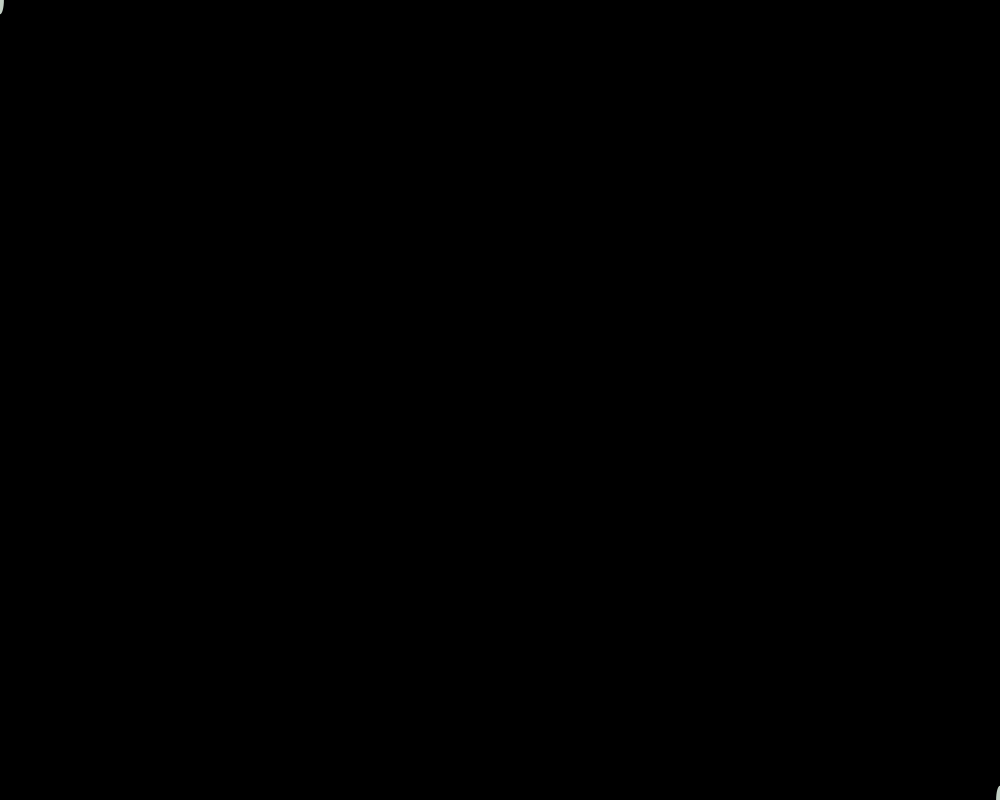
Frame 1 (no input)
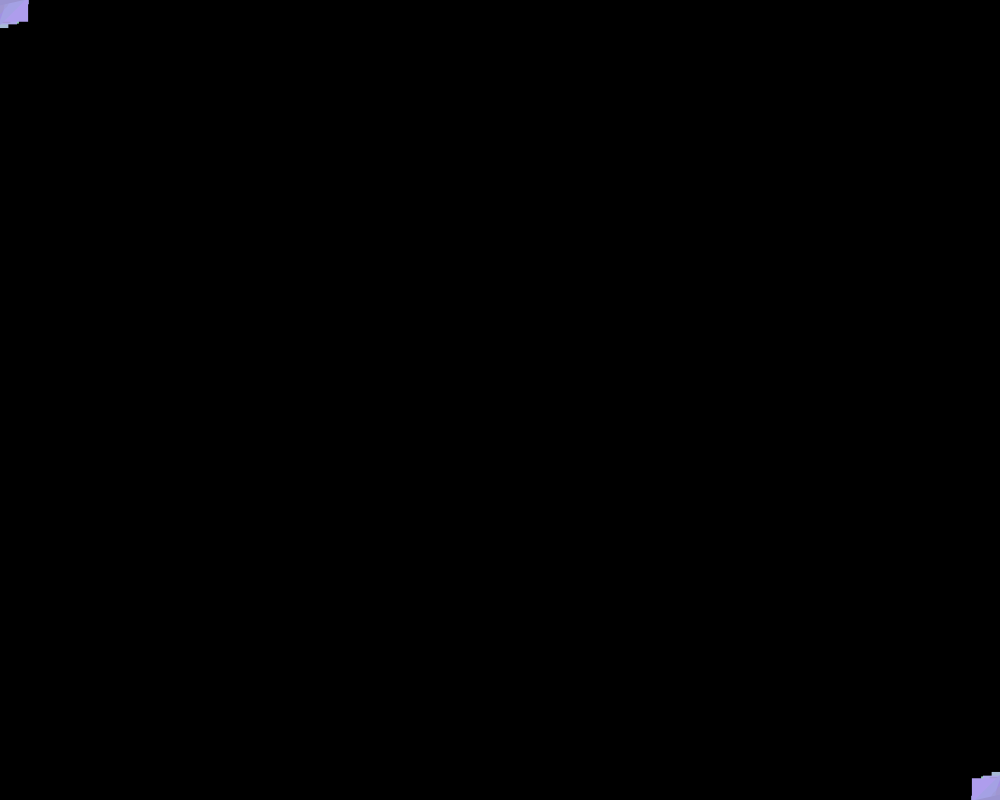
Frame 60 (the mouse pressed at the canvas centre just before this capture)
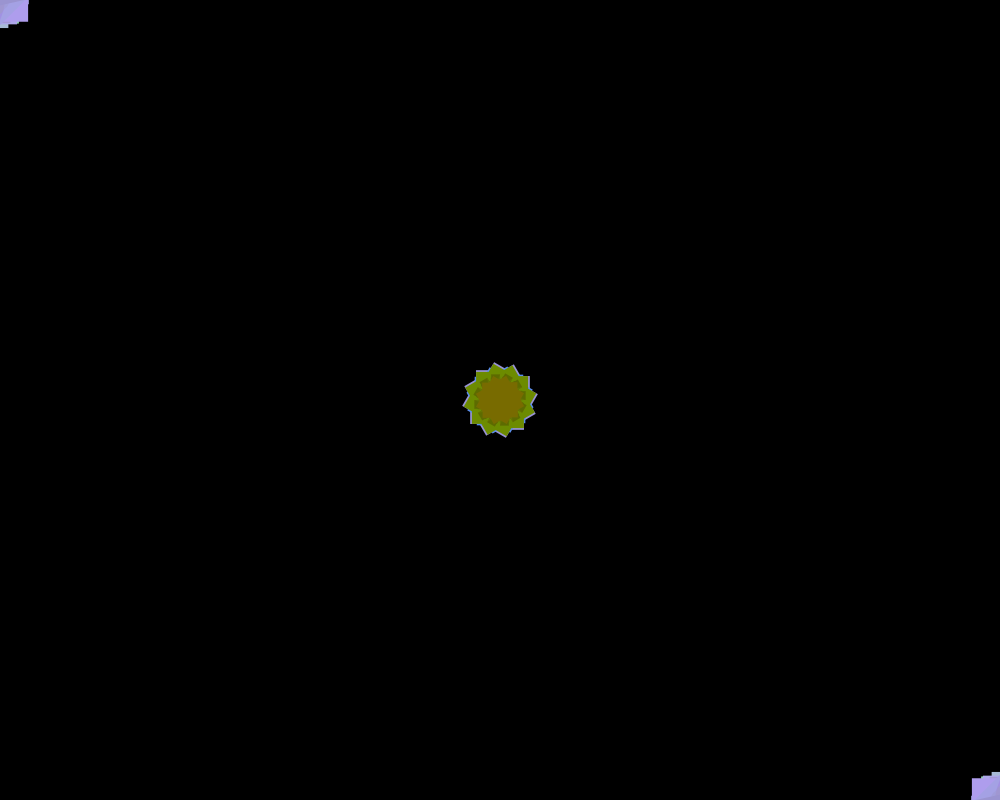
Frame 120 (the mouse held since frame 60 and released just before this capture)

The Processing sketch that drew these frames (run headless with seeded random() and noise(); from frame 60 on, the mouse is pressed at the canvas centre):

// Processing sketch: PXP_rotational_symmetry
// ── PXP_rotational_symmetry.pde
// The world pixel by pixel 2018
// Daniel Rozin
// rotational symmetry, change the rotationAngle 

int rotationAngle=30;
int pixelR =200;
int pixelG =200;
int pixelB =200;
void setup() {
  size(1000, 800);
  noStroke();
  background (0);
}

void draw() {
  int pixelShape = (int) random(3);             // randomize all atributes of the "pixel"
  float pixelWidth= random(30);
  float pixelHeight= random(30);
  pixelR += random(-10, 10) ;                   
  pixelG += random(-10, 10);
  pixelB += random(-10, 10);
  pixelR %=255 ; pixelG %=255 ; pixelB %=255 ;   // make sure we are in the range 0-255
  translate(width/2, height/2);                  // translate to the middle of screen because rotate()centers on 0, 0
  for (int i=0; i<360; i+=rotationAngle) {        
    drawMyShape(mouseX-width/2, mouseY-height/2, pixelWidth, pixelHeight, pixelR, pixelG, pixelB, pixelShape);
    rotate(radians(rotationAngle));               // we ae rotating but not push/pop the matrix so it accumolates
  }
}

void drawMyShape(float x, float y, float w, float h, float R, float G, float B, int shape) {
  fill(R, G, B);
  switch (shape) {                        // this is a "case statement" it is a more elegant way of doing if-then
  case 0:
    rect(x, y, w, h);
    break;
  case 1:
    ellipse(x, y, w, h);
    break;
  case 2:
    triangle(x, y, x+w, y, x, y+ h);
    break;
  }
}
